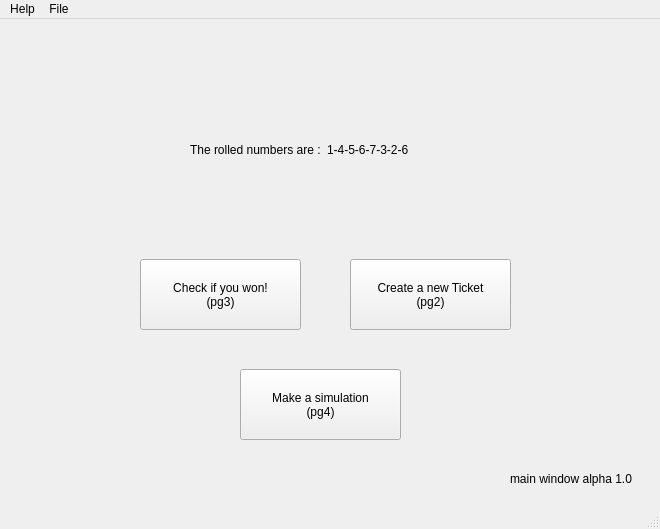
<?xml version="1.0" encoding="UTF-8"?>
<ui version="4.0">
 <class>MainWindow</class>
 <widget class="QMainWindow" name="MainWindow">
  <property name="geometry">
   <rect>
    <x>0</x>
    <y>0</y>
    <width>660</width>
    <height>529</height>
   </rect>
  </property>
  <property name="windowTitle">
   <string>MainWindow</string>
  </property>
  <widget class="QWidget" name="centralwidget">
   <widget class="QWidget" name="horizontalLayoutWidget">
    <property name="geometry">
     <rect>
      <x>190</x>
      <y>110</y>
      <width>244</width>
      <height>41</height>
     </rect>
    </property>
    <layout class="QHBoxLayout" name="horizontalLayout">
     <item>
      <widget class="QLabel" name="label_title">
       <property name="text">
        <string>The rolled numbers are :</string>
       </property>
      </widget>
     </item>
     <item>
      <widget class="QLabel" name="label_numbers">
       <property name="text">
        <string>1-4-5-6-7-3-2-6</string>
       </property>
      </widget>
     </item>
    </layout>
   </widget>
   <widget class="QPushButton" name="pushButton_newTicket">
    <property name="geometry">
     <rect>
      <x>350</x>
      <y>240</y>
      <width>161</width>
      <height>71</height>
     </rect>
    </property>
    <property name="text">
     <string>Create a new Ticket
(pg2)</string>
    </property>
   </widget>
   <widget class="QPushButton" name="pushButton_checkWin">
    <property name="geometry">
     <rect>
      <x>140</x>
      <y>240</y>
      <width>161</width>
      <height>71</height>
     </rect>
    </property>
    <property name="text">
     <string>Check if you won!
(pg3)</string>
    </property>
   </widget>
   <widget class="QPushButton" name="pushButton_simulation">
    <property name="geometry">
     <rect>
      <x>240</x>
      <y>350</y>
      <width>161</width>
      <height>71</height>
     </rect>
    </property>
    <property name="text">
     <string>Make a simulation
(pg4)</string>
    </property>
   </widget>
   <widget class="QLabel" name="label_3">
    <property name="geometry">
     <rect>
      <x>510</x>
      <y>450</y>
      <width>141</width>
      <height>20</height>
     </rect>
    </property>
    <property name="text">
     <string>main window alpha 1.0</string>
    </property>
   </widget>
  </widget>
  <widget class="QStatusBar" name="statusbar"/>
  <widget class="QMenuBar" name="menubar">
   <property name="geometry">
    <rect>
     <x>0</x>
     <y>0</y>
     <width>660</width>
     <height>26</height>
    </rect>
   </property>
   <widget class="QMenu" name="menuHelp">
    <property name="title">
     <string>Help</string>
    </property>
    <addaction name="actionTutorial"/>
    <addaction name="actionAbout"/>
   </widget>
   <widget class="QMenu" name="menuFile">
    <property name="title">
     <string>File</string>
    </property>
    <addaction name="actionExit"/>
   </widget>
   <addaction name="menuHelp"/>
   <addaction name="menuFile"/>
  </widget>
  <action name="actionExit">
   <property name="text">
    <string>Exit</string>
   </property>
  </action>
  <action name="actionTutorial">
   <property name="text">
    <string>Tutorial</string>
   </property>
  </action>
  <action name="actionAbout">
   <property name="text">
    <string>About</string>
   </property>
  </action>
 </widget>
 <tabstops>
  <tabstop>pushButton_checkWin</tabstop>
  <tabstop>pushButton_newTicket</tabstop>
  <tabstop>pushButton_simulation</tabstop>
 </tabstops>
 <resources/>
 <connections/>
</ui>
